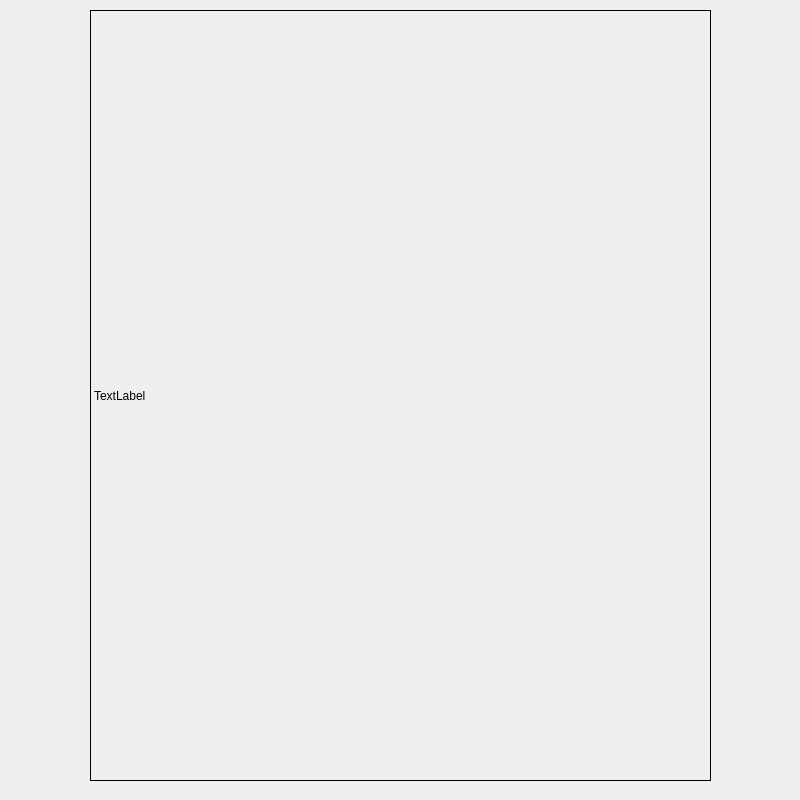
<?xml version="1.0" encoding="UTF-8"?>
<ui version="4.0">
 <class>Dialog</class>
 <widget class="QDialog" name="Dialog">
  <property name="geometry">
   <rect>
    <x>0</x>
    <y>0</y>
    <width>800</width>
    <height>800</height>
   </rect>
  </property>
  <property name="windowTitle">
   <string>Dialog</string>
  </property>
  <widget class="QLabel" name="lbl_picture">
   <property name="geometry">
    <rect>
     <x>90</x>
     <y>10</y>
     <width>621</width>
     <height>771</height>
    </rect>
   </property>
   <property name="frameShape">
    <enum>QFrame::Box</enum>
   </property>
   <property name="text">
    <string>TextLabel</string>
   </property>
  </widget>
 </widget>
 <resources/>
 <connections/>
</ui>
